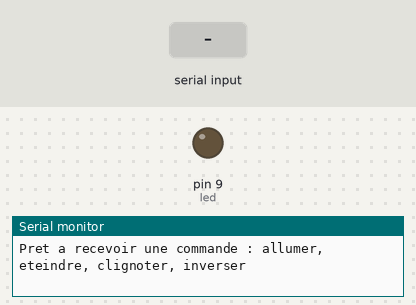
Recording of a sketch running on a simulated Arduino Uno, built with avr-gcc and run on an emulated ATmega328P. Parts: output pins drawn as LEDs (lit = HIGH), the last lines printed to the serial monitor. Dashed ring = blinking. Inputs (shaded band) come from the test bench.

Above: at 1.2 s.
1.3 s: "clignoter\n" received over Serial
At 1.46 s:
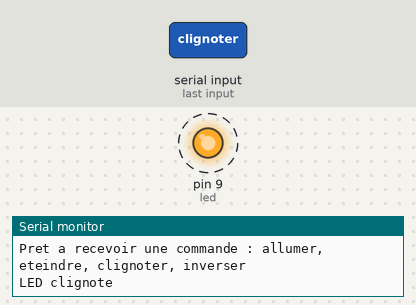
5.8 s: "allumer\n" received over Serial
At 6.1 s:
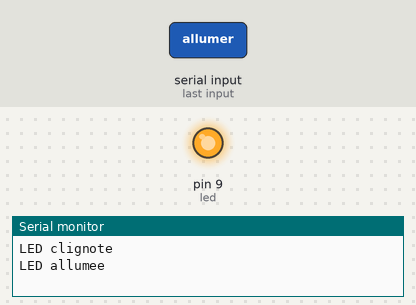
7.3 s: "eteindre\n" received over Serial
At 8.5 s:
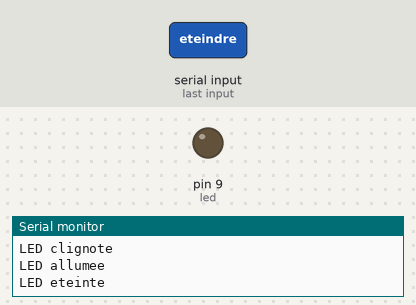
Timing chart, 0 to 9.8 s (numbered marks = the images above; inputs shaded):
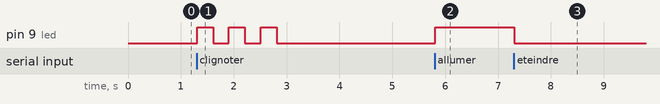

Measured:
- after the input at 1.3 s, pin 9 (led): alternates HIGH for 0.30 s and LOW for 0.30 s, 6 changes in all, then stays LOW, starting at once
- after the input at 5.8 s, pin 9 (led): LOW → HIGH at once
- after the input at 7.3 s, pin 9 (led): HIGH → LOW at once

The sketch:

quest6_commander_led.ino
```cpp
/**
 * @file led_serial_control.ino
 * @brief Controle de LED via le port serie avec plusieurs commandes.
 *
 * Commandes disponibles :
 * - allumer   : allume la LED
 * - eteindre  : eteint la LED
 * - clignoter : fait clignoter la LED
 * - inverser  : inverse l'état actuel de la LED
 */

int led = 9;                // broche de la LED
String commande = "";       // chaine pour stocker la commande recue
bool etatLed = LOW;         // mémorise l'état actuel de la LED

void setup() {
  pinMode(led, OUTPUT);
  digitalWrite(led, LOW);
  Serial.begin(9600);
  Serial.println("Pret a recevoir une commande : allumer, eteindre, clignoter, inverser");
}

void loop() {
  if (Serial.available() > 0) {
    char c = Serial.read();

    // ignorer les retours chariot et les espaces
    if (c != '\n' && c != '\r') {
      commande += c;
    }

    // si la commande est complete (fin de ligne)
    if (c == '\n') {
      commande.trim(); // supprime les espaces et retours chariot

      if (commande.equalsIgnoreCase("allumer")) {
        etatLed = HIGH;
        digitalWrite(led, etatLed);
        Serial.println("LED allumee");
      }
      else if (commande.equalsIgnoreCase("eteindre")) {
        etatLed = LOW;
        digitalWrite(led, etatLed);
        Serial.println("LED eteinte");
      }
      else if (commande.equalsIgnoreCase("clignoter")) {
        Serial.println("LED clignote");
        for (int i = 0; i < 3; i++) {
          etatLed = HIGH;
          digitalWrite(led, etatLed);
          delay(300);
          etatLed = LOW;
          digitalWrite(led, etatLed);
          delay(300);
        }
      }
      else if (commande.equalsIgnoreCase("inverser")) {
        etatLed = !etatLed;
        digitalWrite(led, etatLed);
        Serial.println("Etat de la LED inverse");
      }
      else {
        Serial.println("Commande non reconnue");
      }

      commande = ""; // reset pour la prochaine commande
    }
  }
}
```
